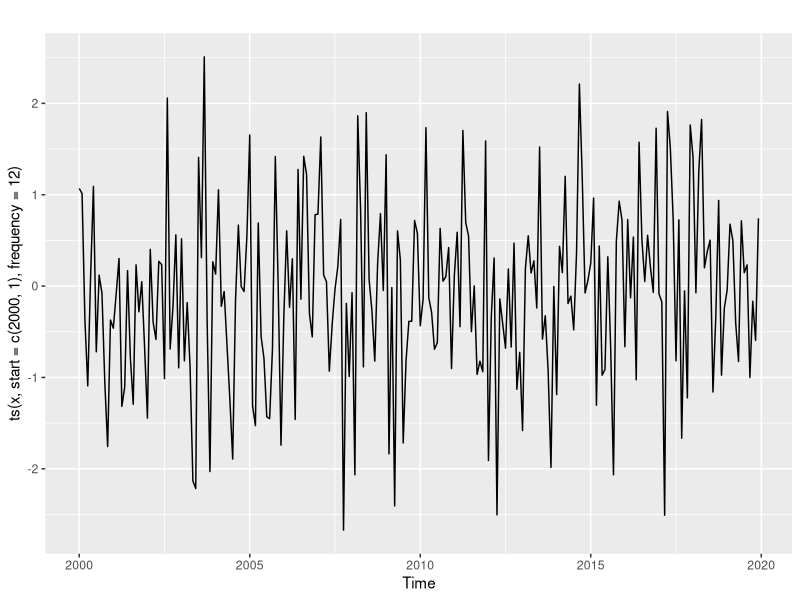
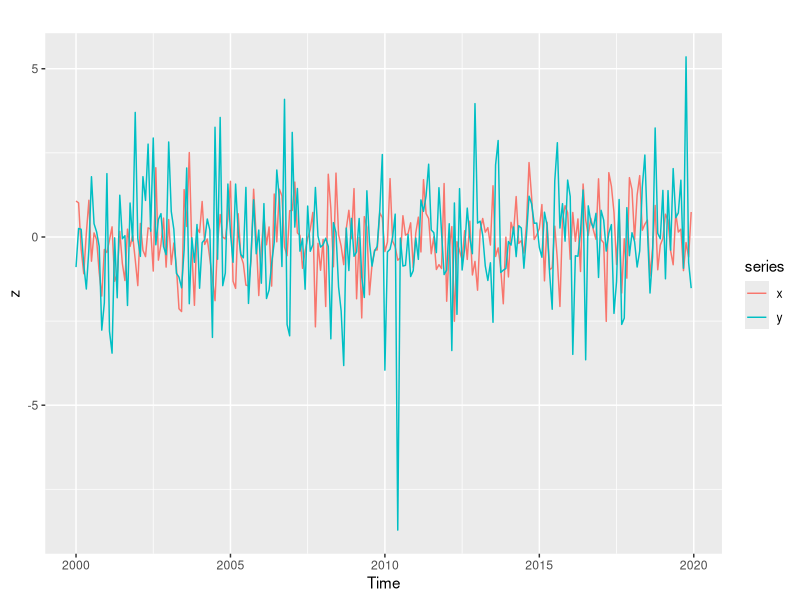
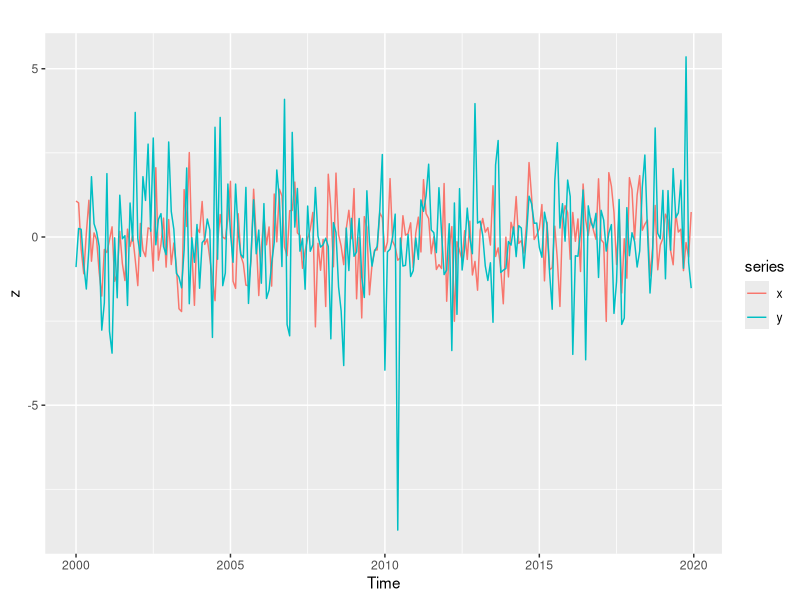
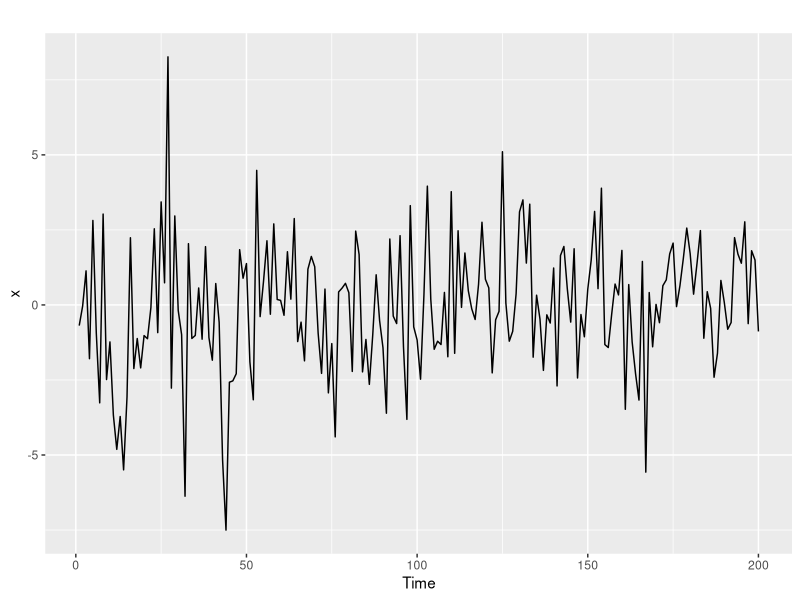
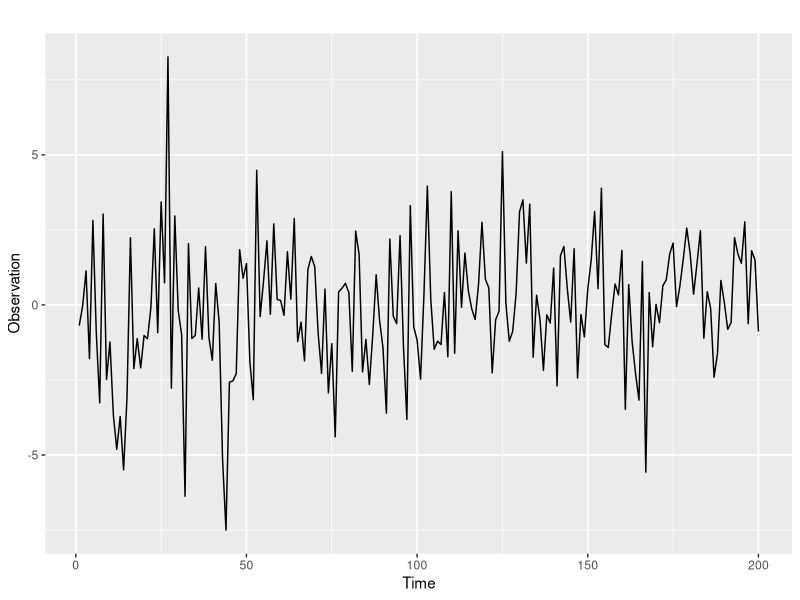
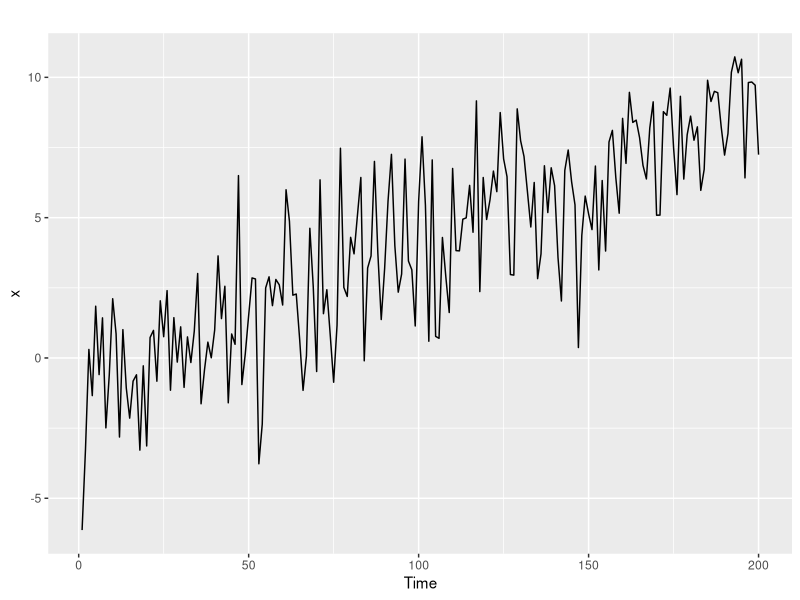
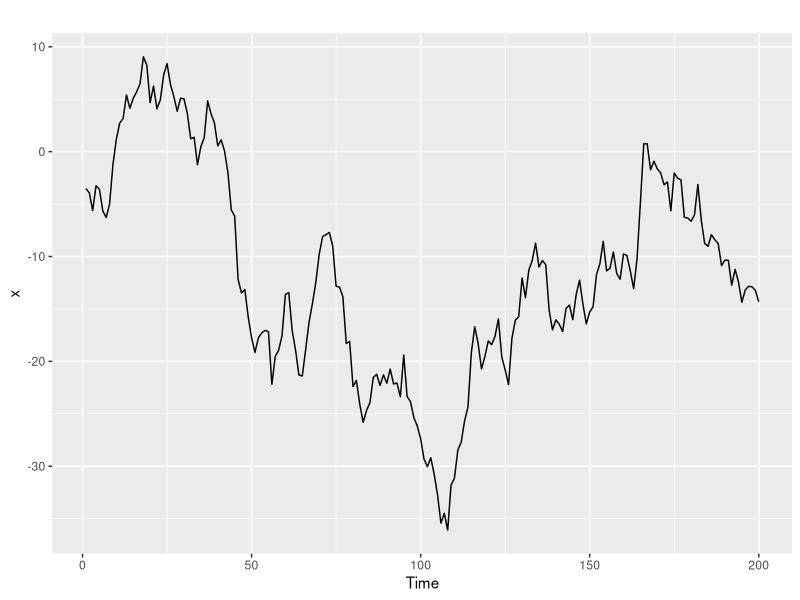
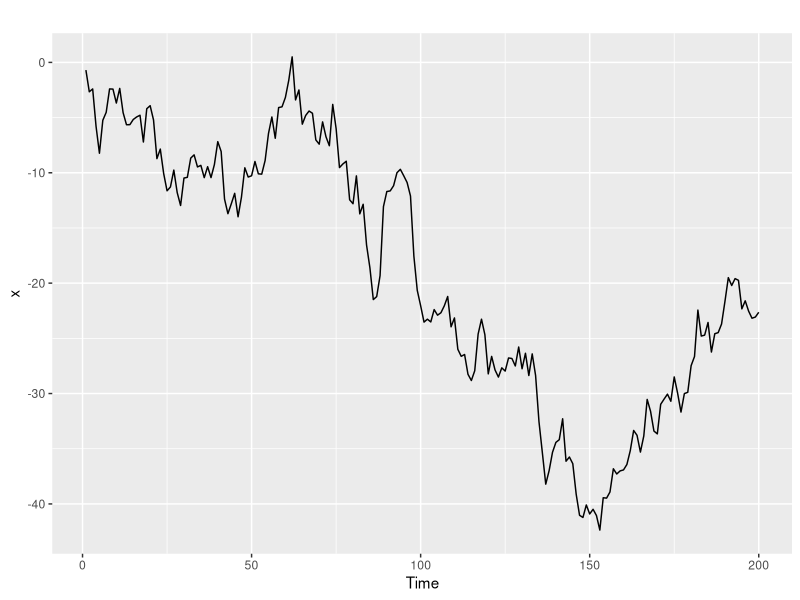

Source code (R) for these figures, in order:
### 第12講 サンプルコード
library(conflicted)
conflicts_prefer(
  dplyr::filter(),
  dplyr::select(),
  dplyr::lag(),
)
library(tidyverse)
library(ggfortify)
library(forecast)

x <- rnorm(24) # 正規分布のホワイトノイズ
ts(data = x) # t=1,2,... を添字とする単純な時系列
ts(data = x, start = c(2020,1), frequency =12) # 2020年1月からの月ごと
ts(data = x, start = c(2020,3), frequency =4) # 四半期ごと

#' 単一時系列の描画
x <- rnorm(240) # 正規分布のホワイトノイズ
autoplot(ts(x, start = c(2000,1), frequency = 12)) # 2000年1月から毎月のデータ
#' 複数の系列を表示する場合
y <- rt(240, df=4) # t-分布のホワイトノイズ
z <- ts(tibble(x,y), start = c(2000,1), frequency = 12) 
autoplot(z, ts.colour = "red") # 既定値では個別のグラフ
autoplot(z, facets = FALSE) # facetsを偽とすれば同一のグラフ

#' ---------------------------------------------------------------------------
#' @practice 基本的な時系列モデル

Tmax <- 200 # 時系列の長さ t=1,..,Tmax
K <- 5 # 生成する時系列の数
#' set.seed(123) # 必要なら乱数のシード値を指定する

#' ホワイトノイズの生成と図示
x <- ts(rnorm(Tmax, sd=2)) # 分散4=標準偏差2
#' x <- ts(rt(n, df=4)) # 正規分布ではなく，例えば自由度4のt分布の場合
autoplot(x)
#' @notes
#' 色や線種を指定することもできる
#' また ggplot オブジェクトとして修飾することも可能
autoplot(x,
         ts.colour = "blue",
         ts.linetype = "dotted") +
  labs(x = "Time", y = "Observation")

#' トレンドのあるホワイトノイズ
x <- ts(rnorm(Tmax, sd=2) -1 + 0.05*(1:Tmax))
autoplot(x)

#' ランダムウォーク
#' 定義に則って再帰的に計算する
x <- ts(rnorm(Tmax, sd=2)) # はじめは epslion が入っている
for(t in 2:Tmax) {
  x[t] <- x[t-1] + x[t] # 順に足し合わせていく
}
autoplot(x)

#' 同じ演算をする関数が用意されている
x <- ts(cumsum(rnorm(Tmax, sd=2))) # 逐次的に加算を行う関数
autoplot(x)
#' 書き方はいろいろあるので考えてみて下さい

#' 複数の系列を表示する場合
#' ホワイトノイズの生成と図示
z <- ts(replicate(K, # K回以下の関数を実行する
                  rnorm(Tmax, sd = 2)))
autoplot(z) # 各系列を個別に表示する
autoplot(z, facets = FALSE) # 同じグラフに重ね描きする
autoplot(z, facets = FALSE) +
  theme(legend.position = "none") + #' 凡例を削除
  labs(title = expression(X[t] == epsilon[t]), # 数式で表示
       x = "Time", y = "Observation")

#' トレンドのあるホワイトノイズ
z <- ts(replicate(K,
                  rnorm(Tmax, sd = 2) -1 + 0.05*(1:Tmax)))
autoplot(z, facets = FALSE) +
  theme(legend.position = "none") + 
  labs(title = expression(X[t] == -1 + 0.05 * t + epsilon[t]),
       x = "Time", y = "Observation")

#' ランダムウォーク
z <- ts(replicate(K,
                  cumsum(rnorm(Tmax, sd=2))))
autoplot(z, facets = FALSE) +
  theme(legend.position = "none") + 
  labs(title = expression(X[t] == X[t-1] + epsilon[t]),
       x = "Time", y = "Observation")

#' ---------------------------------------------------------------------------

#' ---------------------------------------------------------------------------
#' @practice より一般の時系列モデル

#' 設定は前の練習問題と同じ
Tmax <- 200 # 時系列の長さ t=1,..,Tmax
K <- 5 # 生成する時系列の数
#' 書き方は以下に示したもの以外にもいろいろあるので考えてみて下さい

#' AR(2)モデルのシミュレーション
a <- c(0.67, 0.26) # ARの係数
epsilon <- rnorm(Tmax) # epsilonを生成
x <- double(Tmax)      # 変数を用意
x[1:2] <- epsilon[1:2] # 初期値は(epsilon1, epsilon2)
for(t in 3:Tmax) {
  x[t] <- a %*% x[t-1:2] + epsilon[t] # %*% はベクトルの内積計算
}
autoplot(ts(x)) # tsオブジェクトに変換して表示

#' 複数の系列を表示
my_ar <- function(a, epsilon){ # 以下に一連の手続きを記述して関数化しておく
  p <- length(a) # 次数pを取得
  Tmax <- length(epsilon) # 時系列の長さを取得
  x <- double(Tmax)      # 変数を用意
  x[1:p] <- epsilon[1:p] # 初期値は(epsilon1,...)
  for(t in (p+1):Tmax) {
    x[t] <- a %*% x[t-1:p] + epsilon[t]
  }
  return(x) # 計算結果のxを返す
}
#' 使い方は a と epsilon(ホワイトノイズ)を指定する
x <- my_ar(a = c(0.6, 0.3, 0.1), epsilon = rnorm(100))
autoplot(ts(x))
#' @notes
#' 関数の引数として Tmax を指定する方法もあるが
#' 様々な分布のホワイトノイズを試したい場合もあるので
#' 生成の元となるノイズを渡す形で定義してある

#' データフレームを作成して表示
#' (後の演習で作成した時系列データを利用する)
ts_ar <- ts(replicate(K, my_ar(a = a, epsilon = rnorm(Tmax))))
ts_ar |>
  autoplot(facets = FALSE) +
  theme(legend.position = "none") + 
  labs(title = "AR(2)", x = "Time", y = "Observation")

#' MA(2)モデルのシミュレーション
b <- c(0.44, 0.08) # MAの係数
epsilon <- rnorm(Tmax)
x <- ts(double(Tmax))
x[1:2] <- epsilon[1:2]   
for(t in 3:Tmax) {
  x[t] <- b %*% epsilon[t-1:2] + epsilon[t]
}
autoplot(ts(x))

#' 複数の系列を表示
my_ma <- function(b, epsilon){
  q <- length(b) # 次数qを取得
  Tmax <- length(epsilon) # 時系列の長さを取得
  x <- double(Tmax)
  x[1:q] <- epsilon[1:q]   
  for(t in (q+1):Tmax) {
    x[t] <- b %*% epsilon[t-1:q] + epsilon[t]
  }
  return(x)
}
ts_ma <- ts(replicate(K, my_ma(b = b, epsilon = rnorm(Tmax))))
ts_ma |>
  autoplot(facets = FALSE) +
  theme(legend.position = "none") + 
  labs(title = "MA(2)", x = "Time", y = "Observation")

#' ARMA(2,1)モデルのシミュレーション
a <- c(0.8, -0.64) # ARの係数
b <- -0.5          # MAの係数
epsilon <- rnorm(Tmax)
x <- double(Tmax)
x[1:2] <- epsilon[1:2]
for(t in 3:Tmax) {
  x[t] <- a %*% x[t-1:2] + b %*% epsilon[t-1] + epsilon[t]
  #' bは1次元なのでこの問題では b*epsilon でも可
}
plot(ts(x))

#' 複数の系列を表示
my_arma <- function(a, b, epsilon){
  p <- length(a)
  q <- length(b)
  r <- max(p,q)
  Tmax <- length(epsilon) # 時系列の長さを取得
  x <- double(Tmax)
  x[1:r] <- epsilon[1:r]
  for(t in (r+1):Tmax) {
    x[t] <- a %*% x[t-1:p] + b %*% epsilon[t-1:q] + epsilon[t]
  }
  return(x)
}
ts_arma <- ts(replicate(K, my_arma(a = a, b = b, epsilon = rnorm(Tmax))))
ts_arma |>
  autoplot(facets = FALSE) +
  theme(legend.position = "none") + 
  labs(title = "ARMA(2,1)", x = "Time", y = "Observation")
#' @notes
#' ここでは時系列の生成過程を知ってもらうために自作の関数を作成したが，
#' 関数 stats::arima.sim() や stats::filter() などを利用することもできる
#' 上記のARMA(2,1)のシミュレーションは以下のようにして行うことができる
arima.sim(model = list(ar = c(0.8, -0.64), # ARの係数ベクトル
                       ma = c(-0.5)),      # MAの係数ベクトル
          n = Tmax, # 時系列の長さ
          innov = epsilon) # 乱数系列を渡す場合(渡さなければ標準正規乱数が使われる)
#' 詳細は '?stats::arima.sim()' を参照

#' ---------------------------------------------------------------------------

autoplot(acf(arima.sim(model = list(ar = c(0.8, -0.64),
                                    ma = c(-0.5)),
                       n = 200),
             plot = FALSE),
         main = "ACF of ARMA(2,1)")

#' ---------------------------------------------------------------------------
#' @practice 自己相関

K <- 4 # 表示する時系列の数 (4つを並べて比較する)
#' AR(2)モデルの自己相関
for(i in 1:K) { # blockの中なので明示的にprintする必要がある
  p <- autoplot(acf(ts_ar[,i], plot = FALSE),
                main = paste("AR series", i))
  print(p) # 代入したものを表示
}

#' MA(2)モデルの自己相関
for(i in 1:K) { # 関数print()に直接渡しても良い
  print(autoplot(acf(ts_ma[,i], plot = FALSE),
                 main = paste("MA series", i)))
}

#' ARMA(2,1)モデルの自己相関
for(i in 1:K) { # pipe演算子で渡しても良い
  autoplot(acf(ts_arma[,i], plot = FALSE),
           main = paste("ARMA series", i)) |> print()
}

#' @notes
#' 図ごとにグラフを色を変える場合にはcolourオプションを指定する
#' ggplot の標準色で色分けするには関数scales::hue_pal()を利用して
#' 例えば以下のようにすれば良い
for(i in 1:K) {
  autoplot(acf(ts_arma[,i], plot = FALSE),
           ## パレットhue_pal()をK分割してi番目の色を指定する
           colour = scales::hue_pal()(K)[i], 
           main = paste("ARMA series", i)) |> print()
}
#' patchworkパッケージを利用してggplotオブジェクトを複数並べることができる
library(patchwork)
patch <- list()
for(i in 1:K) { # ggplotオブジェクトをリストに保存する
  patch[[i]] <- autoplot(acf(ts_arma[,i], plot = FALSE),
                         colour = scales::hue_pal()(K)[i])
}
patch[[1]] + patch[[2]] # 1と2を横に並べる
patch[[3]] / patch[[4]] # 3と4を縦に並べる
patch[[1]] + patch[[2]] + patch[[3]] + patch[[4]] # 多数あると適宜配分
#' オブジェクトが多い場合は関数stats::do.callを利用すればよい
do.call("wrap_plots", patch) # patchwork::wrap_plotsがリストpatchを処理
do.call("wrap_plots", patch) + plot_layout(ncol = 1) # layoutの指定

#' ---------------------------------------------------------------------------
